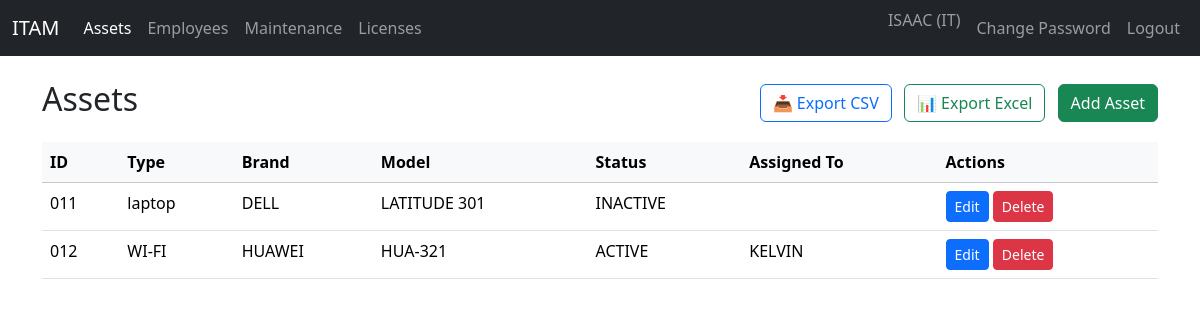
The app's page /assets (signed in) with its own data.
### app/models.py (models this page shows, shortened)
class User(UserMixin, db.Model):
    id = db.Column(db.Integer, primary_key=True)
    username = db.Column(db.String(120), unique=True, nullable=False)
    email = db.Column(db.String(120), unique=True, nullable=False)
    password_hash = db.Column(db.String(128), nullable=False)
    role = db.Column(db.String(20), nullable=False, default="Employee")

class Asset(db.Model):
    id = db.Column(db.Integer, primary_key=True)
    asset_id = db.Column(db.String(64), unique=True, nullable=False)
    asset_type = db.Column(db.String(120))
    brand = db.Column(db.String(120))
    model = db.Column(db.String(120))
    serial_no = db.Column(db.String(120))
    purchase_date = db.Column(db.Date)
    warranty_expiry = db.Column(db.Date)
    status = db.Column(db.String(50))
    notes = db.Column(db.Text)
    assigned_to = db.Column(db.Integer, db.ForeignKey("employee.id"))
    maintenances = db.relationship("Maintenance", backref="asset", lazy=True)

class Employee(db.Model):
    id = db.Column(db.Integer, primary_key=True)
    name = db.Column(db.String(120), nullable=False)
    department = db.Column(db.String(120))
    contact = db.Column(db.String(120))
    assets = db.relationship("Asset", backref="employee", lazy=True)

### app/routes.py (the view)
@main.route("/assets")
@login_required
@role_required("Admin", "IT", "Manager")
def assets():
    assets = Asset.query.all()
    return render_template("assets/list.html", assets=assets)

### app/models.py (called while the page is built)
@login_manager.user_loader
def load_user(user_id):
    return User.query.get(int(user_id))

### app/routes.py (called while the page is built)
def role_required(*roles):
    def decorator(f):
        @wraps(f)
        def wrapped(*args, **kwargs):
            if not current_user.is_authenticated:
                return redirect(url_for("main.login"))
            if current_user.role not in roles:
                flash("Access denied", "danger")
                return redirect(url_for("main.dashboard"))
            return f(*args, **kwargs)
        return wrapped
    return decorator

### app/templates/assets/list.html
{% extends 'base.html' %}
{% block content %}
<div class="d-flex justify-content-between align-items-center mb-3">
  <h2>Assets</h2>
  <div>
    {% if current_user.role in ['Admin', 'IT', 'Manager'] %}
      <a href="{{ url_for('main.export_assets_csv') }}" class="btn btn-outline-primary me-2">📥 Export CSV</a>
      <a href="{{ url_for('main.export_assets_excel') }}" class="btn btn-outline-success me-2">📊 Export Excel</a>
    {% endif %}
    {% if current_user.role in ['Admin', 'IT'] %}
      <a href="{{ url_for('main.asset_new') }}" class="btn btn-success">Add Asset</a>
    {% endif %}
  </div>
</div>
<table class="table table-hover">
  <thead class="table-light">
    <tr>
      <th>ID</th><th>Type</th><th>Brand</th><th>Model</th><th>Status</th><th>Assigned To</th>
      {% if current_user.role in ['Admin', 'IT'] %}<th>Actions</th>{% endif %}
    </tr>
  </thead>
  <tbody>
  {% for a in assets %}
    <tr>
      <td>{{ a.asset_id }}</td><td>{{ a.asset_type }}</td><td>{{ a.brand }}</td><td>{{ a.model }}</td><td>{{ a.status }}</td><td>{{ a.employee.name if a.employee else '' }}</td>
      {% if current_user.role in ['Admin', 'IT'] %}
        <td>
          <a href="{{ url_for('main.asset_edit', asset_id=a.id) }}" class="btn btn-sm btn-primary">Edit</a>
          <form action="{{ url_for('main.asset_delete', asset_id=a.id) }}" method="post" style="display:inline-block" onsubmit="return confirm('Delete asset?');">
            <button type="submit" class="btn btn-sm btn-danger">Delete</button>
          </form>
        </td>
      {% endif %}
    </tr>
  {% endfor %}
  </tbody>
</table>
{% endblock %}

### app/templates/base.html (shortened to what this page needs)
<!DOCTYPE html>
<html lang="en">
<head>
  <link href="https://cdn.jsdelivr.net/npm/bootstrap@5.3.2/dist/css/bootstrap.min.css" rel="stylesheet">
  <link rel="stylesheet" href="https://cdnjs.cloudflare.com/ajax/libs/font-awesome/6.4.0/css/all.min.css">
</head>
<body>
<nav class="navbar navbar-expand-lg navbar-dark bg-dark">
  <div class="container-fluid">
    <a class="navbar-brand" href="{{ url_for('main.dashboard') }}">ITAM</a>
    <div class="collapse navbar-collapse" id="navbarsExample07">
      <ul class="navbar-nav me-auto mb-2 mb-lg-0">
        {% if current_user.is_authenticated %}
          {% if current_user.role in ['Admin', 'IT', 'Manager'] %}
            <li class="nav-item"><a class="nav-link {% if request.endpoint == 'main.assets' %}active{% endif %}" href="{{ url_for('main.assets') }}">Assets</a></li>
            <li class="nav-item"><a class="nav-link {% if request.endpoint == 'main.employees' %}active{% endif %}" href="{{ url_for('main.employees') }}">Employees</a></li>
            <li class="nav-item"><a class="nav-link {% if request.endpoint == 'main.maintenance_list' %}active{% endif %}" href="{{ url_for('main.maintenance_list') }}">Maintenance</a></li>
            <li class="nav-item"><a class="nav-link {% if request.endpoint == 'main.licenses' %}active{% endif %}" href="{{ url_for('main.licenses') }}">Licenses</a></li>
          {% endif %}
        {% endif %}
      </ul>
      <ul class="navbar-nav mb-2 mb-lg-0">
        {% if current_user.is_authenticated %}
          <li class="nav-item"><span class="navbar-text me-2">{{ current_user.username }} ({{ current_user.role }})</span></li>
          <li class="nav-item"><a class="nav-link" href="{{ url_for('main.change_password') }}">Change Password</a></li>
          <li class="nav-item"><a class="nav-link" href="{{ url_for('main.logout') }}">Logout</a></li>
        {% else %}
          <li class="nav-item"><a class="nav-link" href="{{ url_for('main.login') }}">Login</a></li>
        {% endif %}
      </ul>
    </div>
  </div>
</nav>
<div class="container py-4">
  {% block content %}{% endblock %}
</div>
</body>
</html>

### records on screen
User: username "ISAAC", role "IT"
Asset: asset_id "011", asset_type "laptop", brand "DELL", model "LATITUDE 301", status "INACTIVE"
Asset: asset_id "012", asset_type "WI-FI", brand "HUAWEI", model "HUA-321", status "ACTIVE", employee "KELVIN"
